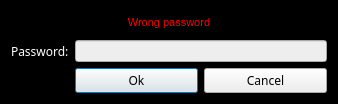
<?xml version="1.0" encoding="UTF-8"?>
<ui version="4.0">
 <class>PasswordDialog</class>
 <widget class="QDialog" name="PasswordDialog">
  <property name="geometry">
   <rect>
    <x>0</x>
    <y>0</y>
    <width>338</width>
    <height>104</height>
   </rect>
  </property>
  <property name="minimumSize">
   <size>
    <width>338</width>
    <height>0</height>
   </size>
  </property>
  <property name="maximumSize">
   <size>
    <width>338</width>
    <height>16777215</height>
   </size>
  </property>
  <property name="palette">
   <palette>
    <active>
     <colorrole role="WindowText">
      <brush brushstyle="SolidPattern">
       <color alpha="255">
        <red>255</red>
        <green>255</green>
        <blue>255</blue>
       </color>
      </brush>
     </colorrole>
     <colorrole role="Button">
      <brush brushstyle="SolidPattern">
       <color alpha="255">
        <red>0</red>
        <green>0</green>
        <blue>0</blue>
       </color>
      </brush>
     </colorrole>
     <colorrole role="Light">
      <brush brushstyle="SolidPattern">
       <color alpha="255">
        <red>0</red>
        <green>0</green>
        <blue>0</blue>
       </color>
      </brush>
     </colorrole>
     <colorrole role="Midlight">
      <brush brushstyle="SolidPattern">
       <color alpha="255">
        <red>0</red>
        <green>0</green>
        <blue>0</blue>
       </color>
      </brush>
     </colorrole>
     <colorrole role="Dark">
      <brush brushstyle="SolidPattern">
       <color alpha="255">
        <red>0</red>
        <green>0</green>
        <blue>0</blue>
       </color>
      </brush>
     </colorrole>
     <colorrole role="Mid">
      <brush brushstyle="SolidPattern">
       <color alpha="255">
        <red>0</red>
        <green>0</green>
        <blue>0</blue>
       </color>
      </brush>
     </colorrole>
     <colorrole role="Text">
      <brush brushstyle="SolidPattern">
       <color alpha="255">
        <red>255</red>
        <green>255</green>
        <blue>255</blue>
       </color>
      </brush>
     </colorrole>
     <colorrole role="BrightText">
      <brush brushstyle="SolidPattern">
       <color alpha="255">
        <red>255</red>
        <green>255</green>
        <blue>255</blue>
       </color>
      </brush>
     </colorrole>
     <colorrole role="ButtonText">
      <brush brushstyle="SolidPattern">
       <color alpha="255">
        <red>255</red>
        <green>255</green>
        <blue>255</blue>
       </color>
      </brush>
     </colorrole>
     <colorrole role="Base">
      <brush brushstyle="SolidPattern">
       <color alpha="255">
        <red>0</red>
        <green>0</green>
        <blue>0</blue>
       </color>
      </brush>
     </colorrole>
     <colorrole role="Window">
      <brush brushstyle="SolidPattern">
       <color alpha="255">
        <red>0</red>
        <green>0</green>
        <blue>0</blue>
       </color>
      </brush>
     </colorrole>
     <colorrole role="Shadow">
      <brush brushstyle="SolidPattern">
       <color alpha="255">
        <red>0</red>
        <green>0</green>
        <blue>0</blue>
       </color>
      </brush>
     </colorrole>
     <colorrole role="Highlight">
      <brush brushstyle="SolidPattern">
       <color alpha="255">
        <red>0</red>
        <green>85</green>
        <blue>255</blue>
       </color>
      </brush>
     </colorrole>
     <colorrole role="AlternateBase">
      <brush brushstyle="SolidPattern">
       <color alpha="255">
        <red>0</red>
        <green>0</green>
        <blue>0</blue>
       </color>
      </brush>
     </colorrole>
     <colorrole role="ToolTipBase">
      <brush brushstyle="SolidPattern">
       <color alpha="255">
        <red>255</red>
        <green>255</green>
        <blue>220</blue>
       </color>
      </brush>
     </colorrole>
     <colorrole role="ToolTipText">
      <brush brushstyle="SolidPattern">
       <color alpha="255">
        <red>0</red>
        <green>0</green>
        <blue>0</blue>
       </color>
      </brush>
     </colorrole>
    </active>
    <inactive>
     <colorrole role="WindowText">
      <brush brushstyle="SolidPattern">
       <color alpha="255">
        <red>255</red>
        <green>255</green>
        <blue>255</blue>
       </color>
      </brush>
     </colorrole>
     <colorrole role="Button">
      <brush brushstyle="SolidPattern">
       <color alpha="255">
        <red>0</red>
        <green>0</green>
        <blue>0</blue>
       </color>
      </brush>
     </colorrole>
     <colorrole role="Light">
      <brush brushstyle="SolidPattern">
       <color alpha="255">
        <red>0</red>
        <green>0</green>
        <blue>0</blue>
       </color>
      </brush>
     </colorrole>
     <colorrole role="Midlight">
      <brush brushstyle="SolidPattern">
       <color alpha="255">
        <red>0</red>
        <green>0</green>
        <blue>0</blue>
       </color>
      </brush>
     </colorrole>
     <colorrole role="Dark">
      <brush brushstyle="SolidPattern">
       <color alpha="255">
        <red>0</red>
        <green>0</green>
        <blue>0</blue>
       </color>
      </brush>
     </colorrole>
     <colorrole role="Mid">
      <brush brushstyle="SolidPattern">
       <color alpha="255">
        <red>0</red>
        <green>0</green>
        <blue>0</blue>
       </color>
      </brush>
     </colorrole>
     <colorrole role="Text">
      <brush brushstyle="SolidPattern">
       <color alpha="255">
        <red>255</red>
        <green>255</green>
        <blue>255</blue>
       </color>
      </brush>
     </colorrole>
     <colorrole role="BrightText">
      <brush brushstyle="SolidPattern">
       <color alpha="255">
        <red>255</red>
        <green>255</green>
        <blue>255</blue>
       </color>
      </brush>
     </colorrole>
     <colorrole role="ButtonText">
      <brush brushstyle="SolidPattern">
       <color alpha="255">
        <red>255</red>
        <green>255</green>
        <blue>255</blue>
       </color>
      </brush>
     </colorrole>
     <colorrole role="Base">
      <brush brushstyle="SolidPattern">
       <color alpha="255">
        <red>0</red>
        <green>0</green>
        <blue>0</blue>
       </color>
      </brush>
     </colorrole>
     <colorrole role="Window">
      <brush brushstyle="SolidPattern">
       <color alpha="255">
        <red>0</red>
        <green>0</green>
        <blue>0</blue>
       </color>
      </brush>
     </colorrole>
     <colorrole role="Shadow">
      <brush brushstyle="SolidPattern">
       <color alpha="255">
        <red>0</red>
        <green>0</green>
        <blue>0</blue>
       </color>
      </brush>
     </colorrole>
     <colorrole role="Highlight">
      <brush brushstyle="SolidPattern">
       <color alpha="255">
        <red>0</red>
        <green>85</green>
        <blue>255</blue>
       </color>
      </brush>
     </colorrole>
     <colorrole role="AlternateBase">
      <brush brushstyle="SolidPattern">
       <color alpha="255">
        <red>0</red>
        <green>0</green>
        <blue>0</blue>
       </color>
      </brush>
     </colorrole>
     <colorrole role="ToolTipBase">
      <brush brushstyle="SolidPattern">
       <color alpha="255">
        <red>255</red>
        <green>255</green>
        <blue>220</blue>
       </color>
      </brush>
     </colorrole>
     <colorrole role="ToolTipText">
      <brush brushstyle="SolidPattern">
       <color alpha="255">
        <red>0</red>
        <green>0</green>
        <blue>0</blue>
       </color>
      </brush>
     </colorrole>
    </inactive>
    <disabled>
     <colorrole role="WindowText">
      <brush brushstyle="SolidPattern">
       <color alpha="255">
        <red>0</red>
        <green>0</green>
        <blue>0</blue>
       </color>
      </brush>
     </colorrole>
     <colorrole role="Button">
      <brush brushstyle="SolidPattern">
       <color alpha="255">
        <red>0</red>
        <green>0</green>
        <blue>0</blue>
       </color>
      </brush>
     </colorrole>
     <colorrole role="Light">
      <brush brushstyle="SolidPattern">
       <color alpha="255">
        <red>0</red>
        <green>0</green>
        <blue>0</blue>
       </color>
      </brush>
     </colorrole>
     <colorrole role="Midlight">
      <brush brushstyle="SolidPattern">
       <color alpha="255">
        <red>0</red>
        <green>0</green>
        <blue>0</blue>
       </color>
      </brush>
     </colorrole>
     <colorrole role="Dark">
      <brush brushstyle="SolidPattern">
       <color alpha="255">
        <red>0</red>
        <green>0</green>
        <blue>0</blue>
       </color>
      </brush>
     </colorrole>
     <colorrole role="Mid">
      <brush brushstyle="SolidPattern">
       <color alpha="255">
        <red>0</red>
        <green>0</green>
        <blue>0</blue>
       </color>
      </brush>
     </colorrole>
     <colorrole role="Text">
      <brush brushstyle="SolidPattern">
       <color alpha="255">
        <red>0</red>
        <green>0</green>
        <blue>0</blue>
       </color>
      </brush>
     </colorrole>
     <colorrole role="BrightText">
      <brush brushstyle="SolidPattern">
       <color alpha="255">
        <red>255</red>
        <green>255</green>
        <blue>255</blue>
       </color>
      </brush>
     </colorrole>
     <colorrole role="ButtonText">
      <brush brushstyle="SolidPattern">
       <color alpha="255">
        <red>0</red>
        <green>0</green>
        <blue>0</blue>
       </color>
      </brush>
     </colorrole>
     <colorrole role="Base">
      <brush brushstyle="SolidPattern">
       <color alpha="255">
        <red>0</red>
        <green>0</green>
        <blue>0</blue>
       </color>
      </brush>
     </colorrole>
     <colorrole role="Window">
      <brush brushstyle="SolidPattern">
       <color alpha="255">
        <red>0</red>
        <green>0</green>
        <blue>0</blue>
       </color>
      </brush>
     </colorrole>
     <colorrole role="Shadow">
      <brush brushstyle="SolidPattern">
       <color alpha="255">
        <red>0</red>
        <green>0</green>
        <blue>0</blue>
       </color>
      </brush>
     </colorrole>
     <colorrole role="Highlight">
      <brush brushstyle="SolidPattern">
       <color alpha="255">
        <red>240</red>
        <green>240</green>
        <blue>240</blue>
       </color>
      </brush>
     </colorrole>
     <colorrole role="AlternateBase">
      <brush brushstyle="SolidPattern">
       <color alpha="255">
        <red>0</red>
        <green>0</green>
        <blue>0</blue>
       </color>
      </brush>
     </colorrole>
     <colorrole role="ToolTipBase">
      <brush brushstyle="SolidPattern">
       <color alpha="255">
        <red>255</red>
        <green>255</green>
        <blue>220</blue>
       </color>
      </brush>
     </colorrole>
     <colorrole role="ToolTipText">
      <brush brushstyle="SolidPattern">
       <color alpha="255">
        <red>0</red>
        <green>0</green>
        <blue>0</blue>
       </color>
      </brush>
     </colorrole>
    </disabled>
   </palette>
  </property>
  <property name="windowTitle">
   <string>Enter password</string>
  </property>
  <property name="windowIcon">
   <iconset resource="../../resources.qrc">
    <normaloff>:/images/cryptonote</normaloff>:/images/cryptonote</iconset>
  </property>
  <layout class="QGridLayout" name="gridLayout">
   <item row="1" column="1" colspan="2">
    <widget class="QLineEdit" name="m_passwordEdit">
     <property name="sizePolicy">
      <sizepolicy hsizetype="Expanding" vsizetype="Fixed">
       <horstretch>0</horstretch>
       <verstretch>0</verstretch>
      </sizepolicy>
     </property>
     <property name="styleSheet">
      <string notr="true">font: 11pt &quot;Bitstream Charter&quot; rgb(0, 0, 0);
background-color: rgb(238, 238, 238);</string>
     </property>
     <property name="echoMode">
      <enum>QLineEdit::Password</enum>
     </property>
    </widget>
   </item>
   <item row="3" column="2">
    <widget class="QPushButton" name="m_cancelButton">
     <property name="font">
      <font>
       <family>Game of Thrones</family>
      </font>
     </property>
     <property name="styleSheet">
      <string notr="true">background-color: rgb(238, 238, 238);</string>
     </property>
     <property name="text">
      <string>Cancel</string>
     </property>
    </widget>
   </item>
   <item row="1" column="0">
    <widget class="QLabel" name="label">
     <property name="sizePolicy">
      <sizepolicy hsizetype="Maximum" vsizetype="Preferred">
       <horstretch>0</horstretch>
       <verstretch>0</verstretch>
      </sizepolicy>
     </property>
     <property name="font">
      <font>
       <family>Game of Thrones</family>
       <weight>50</weight>
       <bold>false</bold>
      </font>
     </property>
     <property name="text">
      <string>Password:</string>
     </property>
    </widget>
   </item>
   <item row="3" column="1">
    <widget class="QPushButton" name="m_okButton">
     <property name="enabled">
      <bool>true</bool>
     </property>
     <property name="font">
      <font>
       <family>Game of Thrones</family>
      </font>
     </property>
     <property name="styleSheet">
      <string notr="true">background-color: rgb(238, 238, 238);</string>
     </property>
     <property name="text">
      <string>Ok</string>
     </property>
     <property name="default">
      <bool>true</bool>
     </property>
    </widget>
   </item>
   <item row="0" column="0" colspan="3">
    <widget class="QLabel" name="m_errorLabel">
     <property name="minimumSize">
      <size>
       <width>122</width>
       <height>0</height>
      </size>
     </property>
     <property name="font">
      <font>
       <pointsize>-1</pointsize>
       <weight>50</weight>
       <italic>false</italic>
       <bold>false</bold>
      </font>
     </property>
     <property name="styleSheet">
      <string notr="true">color: #ff0000; font: 11px;</string>
     </property>
     <property name="text">
      <string>Wrong password</string>
     </property>
     <property name="alignment">
      <set>Qt::AlignCenter</set>
     </property>
    </widget>
   </item>
  </layout>
 </widget>
 <resources>
  <include location="../../resources.qrc"/>
 </resources>
 <connections>
  <connection>
   <sender>m_okButton</sender>
   <signal>clicked()</signal>
   <receiver>PasswordDialog</receiver>
   <slot>accept()</slot>
   <hints>
    <hint type="sourcelabel">
     <x>142</x>
     <y>84</y>
    </hint>
    <hint type="destinationlabel">
     <x>158</x>
     <y>52</y>
    </hint>
   </hints>
  </connection>
  <connection>
   <sender>m_cancelButton</sender>
   <signal>clicked()</signal>
   <receiver>PasswordDialog</receiver>
   <slot>reject()</slot>
   <hints>
    <hint type="sourcelabel">
     <x>257</x>
     <y>84</y>
    </hint>
    <hint type="destinationlabel">
     <x>158</x>
     <y>52</y>
    </hint>
   </hints>
  </connection>
 </connections>
</ui>
